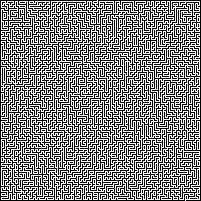
#> input picture braid200.png, 201 x 201 px
$ python MazeSolverView.py
#> lines starting #> are read from the running program, lines starting #| are printed output that depends on the picture; after the words box and inside, x2 and y2 are one past the last pixel; in counts of white or black regions, pixels touching at a corner belong together
import numpy as np
import cv2
import time

image = str(input("maze?(only PNG): " ))
#> the answer given: braid200.png

startTime = time.time()

def Near(yx):
    near = []
    if yx != start and yx != finish:
        if img[yx[0]+1][yx[1]] == 1:
            near.append((yx[0]+1,yx[1]))
        if img[yx[0]-1][yx[1]] == 1:
            near.append((yx[0]-1,yx[1]))
        if img[yx[0]][yx[1]+1] == 1:
            near.append((yx[0],yx[1]+1))
        if img[yx[0]][yx[1]-1] == 1:
            near.append((yx[0],yx[1]-1))
    if yx == start:
        if img[yx[0]+1][yx[1]] == 1:
            near.append((yx[0]+1,yx[1]))
        if img[yx[0]][yx[1]+1] == 1:
            near.append((yx[0],yx[1]+1))
        if img[yx[0]][yx[1]-1] == 1:
            near.append((yx[0],yx[1]-1))
    if yx == finish:
        finished = True
    return(near)
print("Loading image...")
img = cv2.imread(str(image),0)
#> img: shape (201, 201); 51.2% white; black in thin lines or dots
imgshow = cv2.imread(image)
#> imgshow is the input picture: shape (201, 201, 3); 51.2% white; black in thin lines or dots
showH, showW, channels = imgshow.shape
#> showH = 201; showW = 201; channels = 3

for row in range(len(img)):
    for pixel in range(len(img[row])):
        if img[row][pixel] < 100:
            img[row][pixel] = 0
        else:
            img[row][pixel] = 1
#> img: shape (201, 201); values 0 (black) and 1 (white), 51.2% white; black in thin lines or dots
loadingTime = time.time() - startTime
print("Loading took: " + str(loadingTime))

print("Analizing...")
#start and finish
for i in range(len(img[0])):
    if img[0][i] == 1:
        start = (0,i)
#> this loop made 201 passes
#> start on pass 98: (0, 97)
for i in range(len(img[-1])):
    if img[-1][i] == 1:
        finish = (len(img)-1, i)
#> this loop made 201 passes
#> finish on pass 186: (200, 185)

print("Solving...")
here = start
#> here = (0, 97)
#print(Near(here))

switchSpot = []
realSteps = 0
steps = []

cv2.namedWindow('Show')
cv2.moveWindow('Show', 0,0)

finished = False
while finished == False:
    #print(realSteps)
    imgshow[here] = [0, 0, 255]
#> imgshow: shape (201, 201, 3); under 0.01% of pixels changed, all inside (x1, y1, x2, y2) = (97, 0, 98, 1)
    if showW < 800:
        imgshow = cv2.resize(imgshow, (800,800), interpolation = cv2.INTER_AREA)
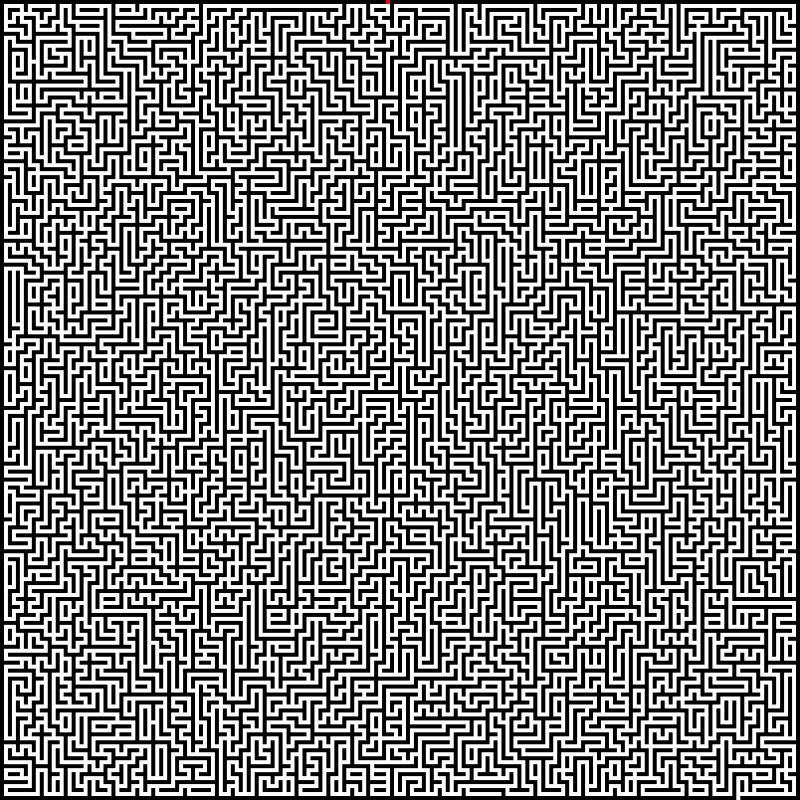
#> imgshow: shape (800, 800, 3); mean B, G, R 130.6, 130.6, 130.6
    cv2.imshow('Show', imgshow)
    cv2.waitKey(1)
    imgshow = cv2.resize(imgshow, (showW,showH))
    imgshow[here] = [255, 200, 100]
#> imgshow: shape (201, 201, 3)
    for i in steps:
        imgshow[i] = [0,0,255]

    #print(here)
    steps.append(here)
    img[here[0]][here[1]] = 2
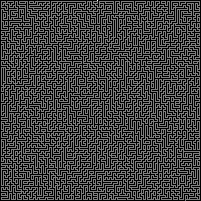
#> img: shape (201, 201); min 0, max 2, mean 0.512; drawn with min black and max white

    if len(Near(here)) == 1:
        here = Near(here)[0]
#> here = (1, 97)
    elif len(Near(here)) > 1:
        switchSpot.append(here)
        here = Near(here)[0]
    elif len(Near(here)) == 0 and here != finish:
        here = switchSpot[-1]

        for i in steps:
            if steps.index(i) > steps.index(switchSpot[-1]):
                imgshow[i] = [255,200,100]
                steps[steps.index(i)] = 'delete'

        while 'delete' in steps:
            steps.remove('delete')


        del switchSpot[-1]

    elif here == finish:
        finished = True
    realSteps += 1

solvingTime = (time.time() - startTime) - loadingTime

for s in steps:
    imgshow[s] = [0, 0, 255]
outputName = 'Solved' + '_' + image
print(outputName)
cv2.imwrite(outputName, imgshow)

print("Finished!")
print("Solving time: " + str(solvingTime))
print("Steps: " + str(realSteps))
print("Solution Steps: " + str(len(steps)))

while True:
    steps = []
